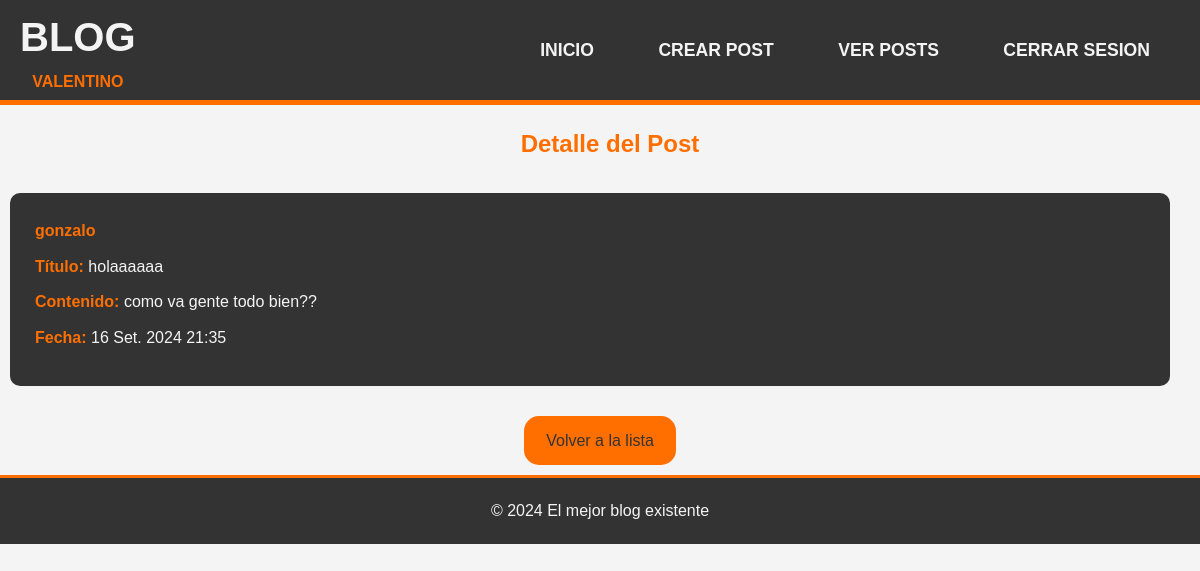
Page /posts/22 (signed in) on the earlier database version.
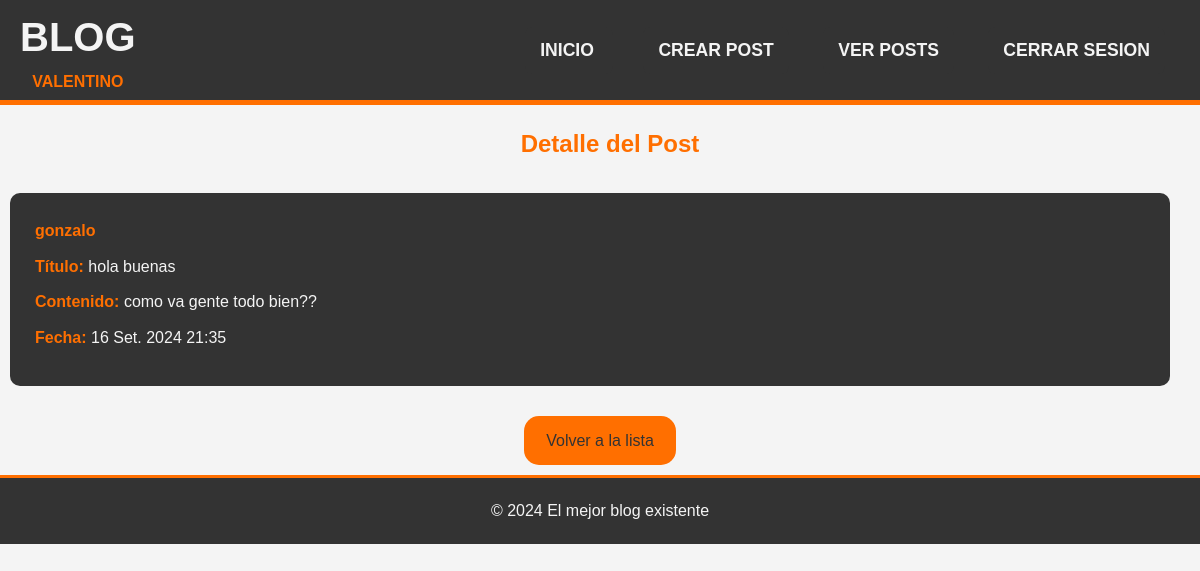
Same page on the later database version.
### post/models.py (models this page shows, shortened)
class Posteo(models.Model):
    titulo = models.CharField(max_length=120)
    contenido= models.TextField()
    Fecha_de_publicacion = models.DateTimeField(auto_now_add=True)
    author= models.ForeignKey(User, on_delete=models.CASCADE, related_name='post_manage')

### post/views.py (the view)
# urls.py: path('posts/<int:pk>', views.post_detail, name='detalle_posteo'),
@login_required
def post_detail(request, pk):
    post = get_object_or_404(Posteo, pk=pk)
    return render(request, 'post.html', {'post': post})

### post/templates/post.html (shortened to what this page needs)
{% extends 'base.html' %}
{% block content %}
<div class="centered-content">
    <h2>Detalle del Post</h2>
</div>
<div class="post-detail-container">
    <div class="post-detail-wrapper">
        <div class="post-detail-card">
            <strong class="">{{post.author}}</strong><br>
            <p><strong>Título:</strong> {{ post.titulo }}<br></p>
            <p><strong>Contenido:</strong> {{ post.contenido }}<br></p>
            <p><strong>Fecha:</strong> {{ post.Fecha_de_publicacion }}<br></p>
        </div>
    </div>
    <div class="centered-button-container">
        <a href="{% url 'lista_posteos' %}" class="back-to-list">Volver a la lista</a>
    </div>
{% endblock %}

Differences in the rows shown:
changed Posteo "como va gente todo bien??": titulo "holaaaaaa" → "hola buenas"
